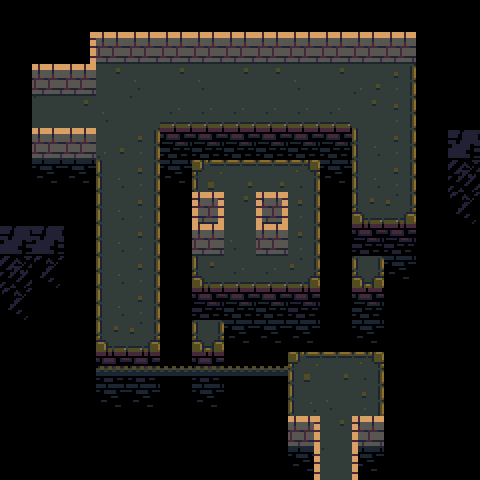

Tiled map render using the project's own tile images. Description and the whole map definition, tile-layer contents included, below:
An orthogonal 15x15 tile map with 32x32 px tiles, 4 tile layers (ground, death, walls, guff), 2 tilesets and 6 objects (2x connection, 2x block, pressure, platform).

<map version="1.0" tiledversion="1.1.5" orientation="orthogonal" renderorder="right-down" width="15" height="15" tilewidth="32" tileheight="32" infinite="0" nextobjectid="52">
 <properties>
  <property name="isWind" value="true" />
 </properties>
 <tileset firstgid="1" source="brown.tsx" />
 <tileset firstgid="101" source="tower-tileset.tsx" />
 <layer name="ground" width="15" height="15">
  <data encoding="csv">
0,0,0,0,0,0,0,0,0,0,0,0,0,0,0,
0,0,0,0,0,0,0,0,0,0,0,0,0,0,0,
0,0,0,37,28,37,28,37,37,28,37,27,56,0,0,
0,0,37,28,55,65,65,65,65,65,65,37,56,0,0,
0,0,0,27,56,0,0,0,0,0,0,54,56,0,0,
0,0,0,54,56,0,44,45,45,46,0,54,56,0,0,
0,0,0,54,56,0,2,37,2,56,0,64,66,0,0,
0,0,0,54,56,0,2,28,2,56,0,0,0,0,0,
0,0,0,54,56,0,64,65,65,66,0,58,0,0,0,
0,0,0,54,56,0,0,0,0,0,0,0,0,0,0,
0,0,0,64,66,0,58,0,0,0,0,0,0,0,0,
0,0,0,0,0,0,0,0,0,44,45,46,0,0,0,
0,0,0,0,0,0,0,0,0,54,28,56,0,0,0,
0,0,0,0,0,0,0,0,0,0,37,0,0,0,0,
0,0,0,0,0,0,0,0,0,0,0,0,0,0,0
</data>
 </layer>
 <layer name="death" width="15" height="15">
  <data encoding="csv">
0,0,0,0,0,0,0,0,0,0,0,0,0,0,0,
0,0,0,0,0,0,0,0,0,0,0,0,0,4,4,
0,0,0,0,0,0,0,0,0,0,0,0,0,4,4,
0,0,0,0,0,0,0,0,0,0,0,0,0,4,4,
0,0,0,0,0,79,79,79,79,79,79,0,0,4,4,
0,89,89,0,0,89,0,0,0,0,89,0,0,4,4,
0,4,4,0,0,4,0,0,0,0,4,0,0,4,4,
0,4,4,0,0,4,0,0,0,0,4,198,200,4,4,
0,4,4,0,0,4,0,0,0,0,4,0,89,4,4,
0,4,4,0,0,4,198,79,79,200,4,79,4,0,0,
0,4,4,0,0,4,0,89,89,89,4,89,4,0,0,
0,4,4,198,200,4,200,4,4,0,0,0,4,4,0,
0,4,4,89,89,4,89,4,4,0,0,0,4,4,0,
0,0,0,0,0,0,0,0,4,0,0,0,4,4,0,
0,0,0,0,0,0,0,0,0,89,0,89,0,0,0
</data>
 </layer>
 <layer name="walls" width="15" height="15">
  <data encoding="csv">
0,0,0,0,0,0,0,0,0,0,0,0,0,0,0,
0,0,14,12,12,12,12,12,12,12,12,12,12,0,0,
0,12,12,0,0,0,0,0,0,0,0,0,0,0,0,
0,55,0,0,0,0,0,0,0,0,0,0,0,0,0,
0,12,12,0,0,0,0,0,0,0,0,0,0,0,0,
0,0,0,0,0,0,0,0,0,0,0,0,0,0,0,
0,0,0,0,0,0,33,0,33,0,0,0,0,0,0,
0,0,0,0,0,0,12,0,12,0,0,0,0,0,0,
0,0,0,0,0,0,0,0,0,0,0,0,0,0,0,
0,0,0,0,0,0,0,0,0,0,0,0,0,0,0,
0,0,0,0,0,0,0,0,0,0,0,0,0,0,0,
0,0,0,170,0,0,0,0,0,0,0,0,0,0,0,
0,0,0,0,0,0,0,0,0,0,0,0,0,0,0,
0,0,0,0,0,0,0,0,0,23,0,22,0,0,0,
0,0,0,0,0,0,0,0,0,14,55,15,0,0,0
</data>
 </layer>
 <objectgroup name="objects">
  <object id="9" name="75" type="connection" x="64" y="96" width="32" height="32">
   <properties>
    <property name="dir" value="right" />
    <property name="to" value="74" />
   </properties>
  </object>
  <object id="10" name="76" type="connection" x="320" y="416" width="32" height="32">
   <properties>
    <property name="dir" value="up" />
    <property name="to" value="77" />
   </properties>
  </object>
  <object id="39" type="block" x="256" y="160" width="32" height="32" />
  <object id="49" type="pressure" x="352" y="256" width="32" height="32">
   <properties>
    <property name="switch" value="a" />
   </properties>
  </object>
  <object id="50" type="block" x="192" y="160" width="32" height="32" />
  <object id="51" type="platform" x="256" y="352" width="32" height="32">
   <properties>
    <property name="isActive" value="false" />
    <property name="movex" value="-5" />
    <property name="switch" value="a" />
   </properties>
  </object>
 </objectgroup>
 <layer name="guff" width="15" height="15">
  <data encoding="csv">
0,0,0,0,0,0,0,0,0,0,0,0,0,0,0,
0,0,0,0,0,0,0,0,0,0,0,0,0,0,0,
0,0,0,0,0,0,0,0,0,0,0,0,0,0,0,
0,0,0,0,0,0,0,0,0,0,0,0,0,0,0,
0,0,0,0,0,0,0,0,0,0,0,0,0,0,191,
0,0,0,0,0,0,0,0,0,0,0,0,0,0,192,
0,0,0,0,0,0,0,0,0,0,0,0,0,0,193,
191,191,0,0,0,0,0,0,0,0,0,0,0,0,0,
192,193,0,0,0,0,0,0,0,0,0,0,0,0,0,
193,0,0,0,0,0,0,0,0,0,0,0,0,0,0,
0,0,0,0,0,0,0,0,0,0,0,0,0,0,0,
0,0,0,0,170,170,170,170,170,0,0,0,0,0,0,
0,0,0,0,0,0,0,0,0,0,0,0,0,0,0,
0,0,0,0,0,0,0,0,0,0,0,0,0,0,0,
0,0,0,0,0,0,0,0,0,0,0,0,0,0,0
</data>
 </layer>
</map>
